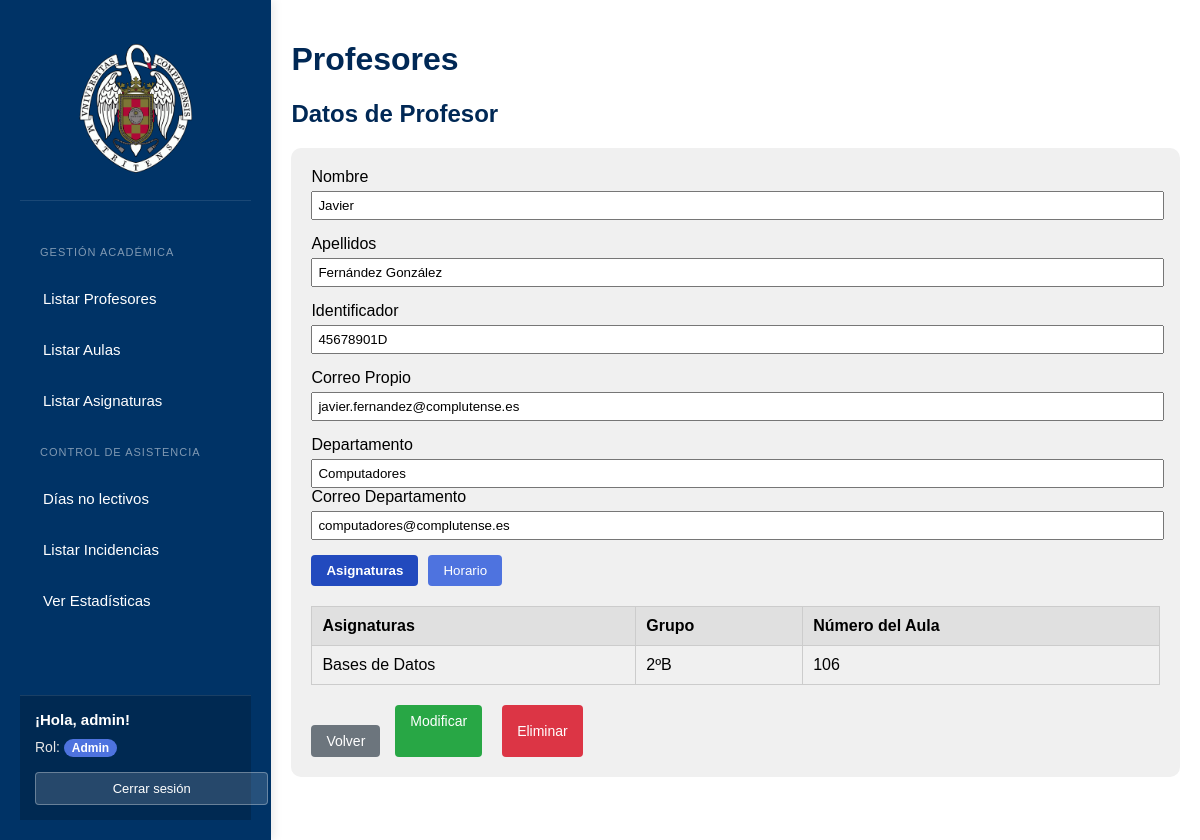
Screenshot of /VerDatosProfesor.php?id=9 (signed in) with the database file from the repository.
### tables this page shows
CREATE TABLE `profesores` (
  `id` int(11) NOT NULL,
  `nombre` varchar(50) NOT NULL,
  `apellidos` varchar(100) NOT NULL,
  `identificador` varchar(50) DEFAULT NULL,
  `CorreoPropio` varchar(100) DEFAULT NULL,
  `departamento_id` int(11) DEFAULT NULL
);

CREATE TABLE `departamento` (
  `id` int(11) NOT NULL,
  `nombre_departamento` varchar(100) NOT NULL,
  `jefe_id` int(11) DEFAULT NULL,
  `correo_departamento` varchar(100) NOT NULL
);

CREATE TABLE `asignaturas` (
  `id` int(11) NOT NULL,
  `profesor_id` int(11) NOT NULL,
  `aula_id` int(11) NOT NULL,
  `nombre_asignatura` varchar(100) NOT NULL,
  `grupo` varchar(10) DEFAULT NULL
);

CREATE TABLE `aulas` (
  `id` int(11) NOT NULL,
  `numero_aula` int(11) NOT NULL,
  `capacidad` int(11) NOT NULL
);

### verDatosProfesor.php (the view, shortened to what this page needs)
<!DOCTYPE html>
<html lang="es">
<head>
    <link rel="stylesheet" href="stylesDatos.css">
</head>
<body>
    <?php
    include("php/conexion.php");
    if (isset($_GET['id']) && is_numeric($_GET['id'])) {
        $profesor_id = intval($_GET['id']);
        $query_profesor = "
            SELECT p.nombre, p.apellidos, p.identificador, p.CorreoPropio, d.nombre_departamento, d.correo_departamento
            FROM profesores p
            LEFT JOIN departamento d ON p.departamento_id = d.id
            WHERE p.id = ?";
        $stmt = $conn->prepare($query_profesor);
        $stmt->bind_param("i", $profesor_id);
        $stmt->execute();
        $result_profesor = $stmt->get_result();
        if ($result_profesor->num_rows > 0) {
            $profesor = $result_profesor->fetch_assoc();
        } else {
            die("Profesor no encontrado.");
        }
        $query_asignaturas = "
            SELECT a.id, a.nombre_asignatura, a.grupo, au.numero_aula
            FROM asignaturas a
            JOIN aulas au ON a.aula_id = au.id
            WHERE a.profesor_id = ?";
        $stmt = $conn->prepare($query_asignaturas);
        $stmt->bind_param("i", $profesor_id);
        $stmt->execute();
        $result_asignaturas = $stmt->get_result();
    } else {
        die("ID del profesor no especificado o inválido.");
    }
    ?>
    <div class="container">
        <?php include("php/sidebar.php"); ?>
        <main class="content">
            <h1>Profesores</h1>
            <h2>Datos de Profesor</h2>
            <div class="form-container">
                <form>
                    <div class="form-group">
                        <label for="nombre">Nombre</label>
                        <input type="text" id="nombre" value="<?php echo htmlspecialchars($profesor['nombre']); ?>" readonly>
                    </div>
                    <div class="form-group">
                        <label for="apellidos">Apellidos</label>
                        <input type="text" id="apellidos" value="<?php echo htmlspecialchars($profesor['apellidos']); ?>" readonly>
                    </div>
                    <?php if (isset($_SESSION['rol']) && $_SESSION['rol'] === 'admin'): ?>
                    <div class="form-group">
                        <label for="identificador">Identificador</label>
                        <input type="text" id="identificador" value="<?php echo htmlspecialchars($profesor['identificador']); ?>" readonly>
                    </div>
                    <?php endif; ?>
                    <div class="form-group">
                        <label for="correo">Correo Propio</label>
                        <input type="text" id="correo" value="<?php echo htmlspecialchars($profesor['CorreoPropio']); ?>" readonly>
                    </div>
                    <?php if (!empty($profesor['nombre_departamento'])): ?>
                        <div class="form-group">
                            <label for="departamento">Departamento</label>
                            <input type="text" id="departamento" value="<?php echo htmlspecialchars($profesor['nombre_departamento']); ?>" readonly>
                            <label for="correo-departamento">Correo Departamento</label>
                            <input type="text" id="correo-departamento" value="<?php echo htmlspecialchars($profesor['correo_departamento']); ?>" readonly>
                        </div>
                    <?php endif; ?>
                    <div class="info-buttons">
                        <button type="button" id="btn-asignaturas" class="info-btn active" onclick="mostrarSeccion('asignaturas')">Asignaturas</button>
                        <button type="button" id="btn-horario" class="info-btn" onclick="mostrarSeccion('horario')">Horario</button>
                    </div>
                    <div id="seccion-asignaturas" class="info-section">
                        <table class="data-table">
                            <thead>
                                <tr>
                                    <th>Asignaturas</th>
                                    <th>Grupo</th>
                                    <th>Número del Aula</th>
                                </tr>
                            </thead>
                            <tbody>
                                <?php
                                if ($result_asignaturas && $result_asignaturas->num_rows > 0) {
                                    while ($asignatura = $result_asignaturas->fetch_assoc()) {
                                        echo "<tr>";
                                        echo "<td>" . htmlspecialchars($asignatura['nombre_asignatura']) . "</td>";
                                        echo "<td>" . htmlspecialchars($asignatura['grupo']) . "</td>";
                                        echo "<td>" . htmlspecialchars($asignatura['numero_aula']) . "</td>";
                                        echo "</tr>";
                                    }
                                } else {
                                    echo "<tr><td colspan='3'>No hay asignaturas registradas para este profesor.</td></tr>";
                                }
                                ?>
                            </tbody>
                        </table>
                    </div>
                </form>
                <div class="action-buttons">
                    <button type="button" class="volver" onclick="window.location.href='ListadoProfesores.php'">Volver</button>
                    <?php if (isset($_SESSION['rol']) && in_array($_SESSION['rol'], ['admin', 'editor'])): ?>
                    <a href="ModificarProfesor.php?id=<?php echo $profesor_id; ?>" class="edit-btn">Modificar</a>
                    <?php endif; ?>
                    <?php if (isset($_SESSION['rol']) && $_SESSION['rol'] === 'admin'): ?>
                    <button type="button" class="delete-btn" onclick="confirmarEliminacion(<?php echo $profesor_id; ?>)">Eliminar</button>
                    <?php endif; ?>
                </div>
            </div>
        </main>
    </div>
</body>
</html>

### stylesDatos.css (style rules this page uses)
body { font-family: Arial, sans-serif; margin: 0; padding: 0; display: flex; height: 100vh; }
.container { display: flex; width: 100%; height: 100%; }
.content { width: 80%; padding: 20px; }
h1, h2 { color: #002855; }
.form-container { background-color: #f0f0f0; padding: 20px; border-radius: 10px; }
.form-group { margin-bottom: 15px; }
.form-group label { display: block; margin-bottom: 5px; }
.form-group input { width: calc(100% - 10px); padding: 5px; }
.data-table { width: 100%; border-collapse: collapse; margin-top: 20px; }
.data-table th, .data-table td { border: 1px solid #ccc; padding: 10px; text-align: left; }
.data-table th { background-color: #e0e0e0; }
button { background-color: #007bff; color: white; border: none; padding: 10px 15px; cursor: pointer; }
.volver { margin-top: 20px; }
.view-btn, .edit-btn, .delete-btn { background-color: #007bff; color: white; border: none; padding: 5px 10px; margin: 0 5px; border-radius: 5px; cursor: pointer; }
.edit-btn { background-color: #ffc107; }
.delete-btn { background-color: #dc3545; }

### verDatosProfesor.php (style rules this page uses)
.info-buttons { display: flex; margin-bottom: 15px; gap: 10px; }
.info-btn { padding: 8px 15px; background-color: #4e73df; color: white; border: none; border-radius: 4px; cursor: pointer; }
.info-btn.active { background-color: #224abe; font-weight: bold; }
.action-buttons { display: flex; margin-top: 20px; gap: 10px; }
.action-buttons button, .action-buttons a { padding: 8px 15px; text-decoration: none; border: none; border-radius: 4px; cursor: pointer; color: white; display: inline-block; text-align: center; font-size: 14px; }
.volver { background-color: #6c757d; }
.edit-btn { background-color: #28a745; }
.delete-btn { background-color: #dc3545; }

### rows the page displays
profesores: nombre "Javier", apellidos "Fernández González", identificador "45678901D", CorreoPropio "javier.fernandez@complutense.es", departamento.nombre_departamento "Computadores", departamento.correo_departamento "computadores@complutense.es"
asignaturas: nombre_asignatura "Bases de Datos", grupo "2ºB", aula.numero_aula "106"

### other values shown
$_SESSION['username'] "admin"
$_SESSION['rol'] "Admin"
